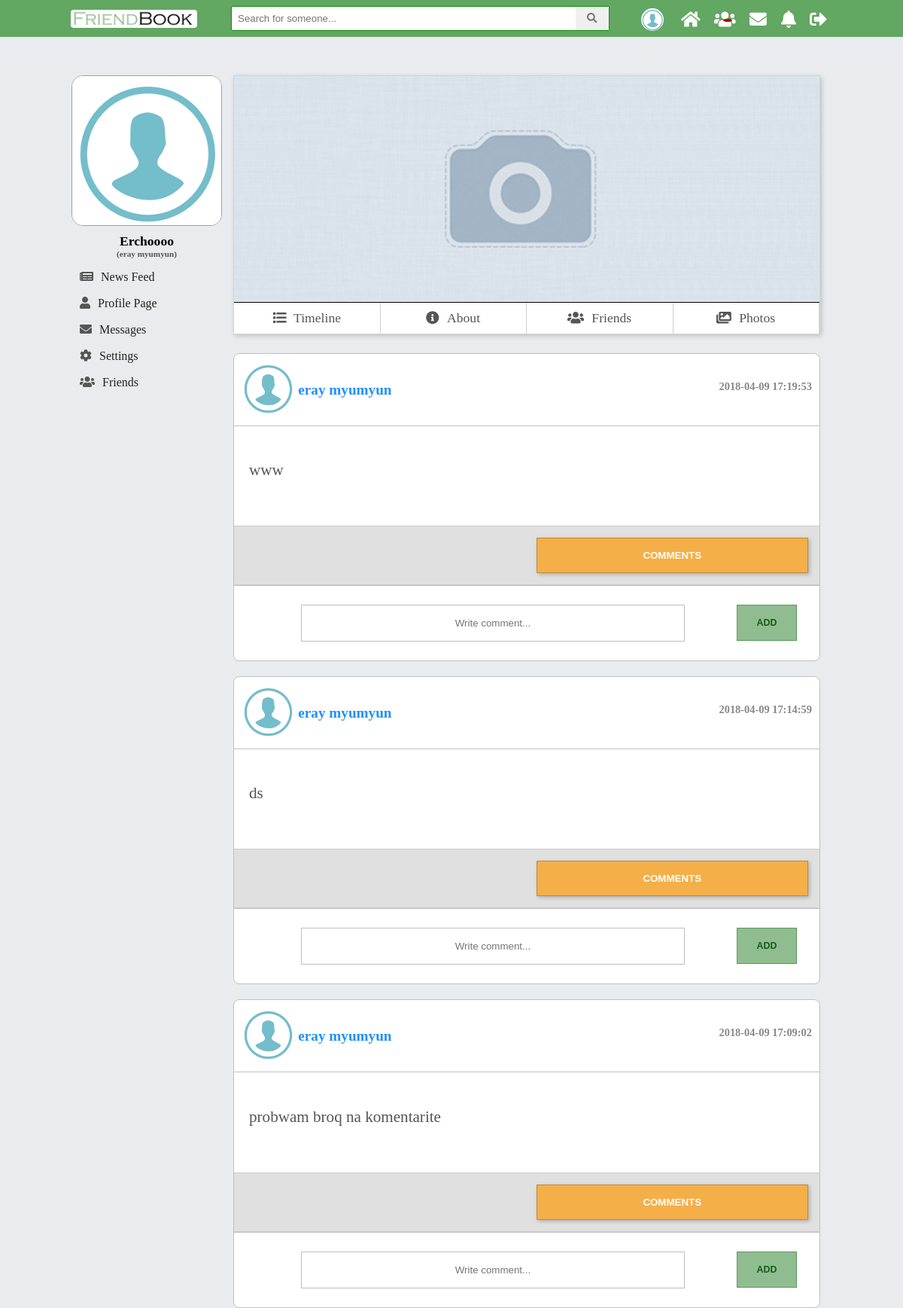
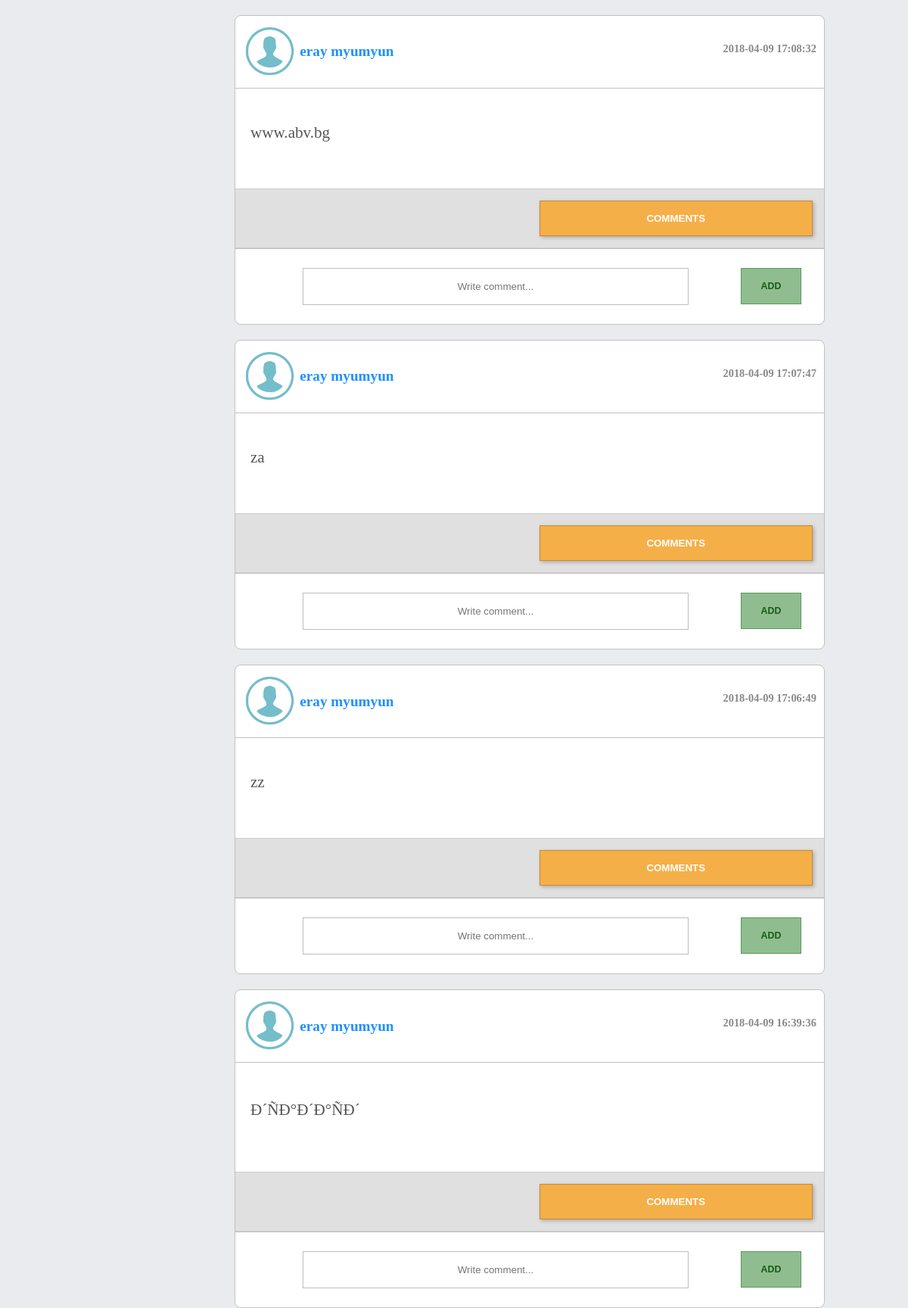
/V2.0/view/profile.php?id=4 (signed in, upper part), run on the app's committed database (2 pictures, top to bottom).
### tables this page shows
CREATE TABLE `users` (
  `id` int(11) NOT NULL,
  `first_name` varchar(45) DEFAULT NULL,
  `last_name` varchar(45) DEFAULT NULL,
  `email` varchar(100) NOT NULL,
  `password` varchar(150) NOT NULL,
  `reg_date` timestamp NOT NULL DEFAULT CURRENT_TIMESTAMP ON UPDATE CURRENT_TIMESTAMP,
  `gender` varchar(45) NOT NULL,
  `birthday` date NOT NULL,
  `relation_status` varchar(30) DEFAULT NULL,
  `profile_pic` varchar(200) NOT NULL,
  `profile_cover` varchar(200) NOT NULL,
  `description` varchar(500) DEFAULT NULL,
  `display_name` varchar(45) DEFAULT NULL,
  `country_id` int(11) DEFAULT NULL,
  `mobile_number` int(11) DEFAULT NULL,
  `www` varchar(100) DEFAULT NULL,
  `skype` varchar(50) DEFAULT NULL
);

CREATE TABLE `posts` (
  `id` int(11) NOT NULL,
  `description` text NOT NULL,
  `create_date` timestamp NOT NULL DEFAULT CURRENT_TIMESTAMP ON UPDATE CURRENT_TIMESTAMP,
  `edit_date` datetime DEFAULT NULL,
  `user_id` int(11) NOT NULL
);

### V2.0/model/users_dao.php (called while the page is built, shortened)
<?php
function getUserInfo($user_id) {
    $pdo = $GLOBALS['pdo'];
    $statement = $pdo->prepare("SELECT profile_pic, profile_cover, id, first_name, last_name
                                FROM users
                                WHERE users.id = ?
                                ");
    $statement->execute(array($user_id));
    $result = $statement->fetch(PDO::FETCH_ASSOC);
    return $result;
}

### V2.0/model/posts_dao.php (called while the page is built, shortened)
<?php
function getOwnPosts($user_id) {
    $pdo = $GLOBALS['pdo'];
    $statement = $pdo->prepare("SELECT posts.id AS post_id, posts.description, posts.create_date, users.id AS user_id, users.first_name, users.last_name, users.profile_pic, users.profile_cover,users.gender
                                FROM posts
                                JOIN users ON posts.user_id = users.id
                                WHERE users.id = ?
                                ORDER BY posts.create_date DESC;");
    $statement->execute(array($user_id));
    $result = $statement->fetchAll(PDO::FETCH_ASSOC);
    return $result;
}

### V2.0/include/modules/profile_feed_posts.php (the view, shortened to what this page needs)
<div id="newsfeed">
    <?php
    if (isset($_GET['id'])) {
        $allPosts = getOwnPosts($_GET['id']);
    }
    else {
        $allPosts = getOwnPosts($_SESSION['logged']['id']);
    }
    foreach ($allPosts as $post) {?>
        <div class="post">
            <div class="user_info">
                <div class="icon"><img src="<?php echo $post['profile_pic']; ?>" alt="icon" class="img-rounded center-block"></div>
                <div class="name"><a href="profile.php?id=<?php echo $post['user_id']?>" class="<?php echo ($post['gender'] == 'female') ? "female" : "male"?>"><?php echo $post["first_name"] . " " . $post["last_name"]; ?></a></div>
                <div class="date"><?php echo $post['create_date']; ?></div>
            </div>
            <div class="description">
                <p><?php echo $post["description"]; ?></p>
            </div>
            <div class="post_navigation">
                <div class="like-container" id="like-container<?php echo $post['post_id']?>">
                </div>
                <div class="comments-buttons">
                    <button onclick="displayComments(<?php echo $post['post_id']?>)" type="button" class="display_comments" name="button" id="comment_btn<?php echo $post['post_id']?>">COMMENTS</button>
                </div>
            </div>
            <div class="add-comment-div">
                <input type="text" placeholder="Write comment..." class="comment-textarea<?= $post['post_id'] ?>" name="comment_description">
                <button id="add<?php echo $post['post_id']?>" class="mini-btn">add</button>
            </div>
        </div>
    <?php }?>
</div>

### V2.0/view/profile.php (shortened to what this page needs)
<?php
    require_once "../include/header.php";
    require_once  "../include/mainHeader.php";
    require_once "../model/users_dao.php";
    require_once "../model/posts_dao.php";
    if(isset($_GET['id'])){
        $userIdInfo = getUserInfo(htmlentities($_GET['id']));
        $profileCover = $userIdInfo["profile_cover"];
        $allPosts = getOwnPosts($_GET['id']);
    }
    else{
        $profilePic = $_SESSION["logged"]["profile_pic"];
        $profileCover = $_SESSION["logged"]["profile_cover"];
        $allPosts = getOwnPosts($_SESSION["logged"]["id"]);
    }
?>
    <div id="left-col-grid">
        <div class="lwrap">
            <?php
            require_once  "../include/modules/leftProfileInfo.php";
            require_once  "../include/modules/leftNav.php";
            ?>
        </div>
    </div>
    <div id="content-grid">
        <div id="profileHolder">
            <div id="cover">
                <img  id="cover_img" src="<?php echo $profileCover; ?>" alt="user cover picture">
            </div>
            <?php require_once '../include/profile_nav.php'; ?>
        </div>
        <div id="timeline">
            <?php require_once '../include/modules/profile_feed_posts.php'; ?>
        </div>
    </div>
<?php
    require_once "../include/mainFooter.php";
    require_once "../include/footer.php";
?>

### V2.0/assets/css/comment_module.css (style rules this page uses)
div.icon img { height: 70px; }
div.date { float: right; top: 25px; position: relative; font-size: 0.9rem; }
.user_info { color: #888; font-weight: bold; padding: 10px; font-size: 1.2em; border-bottom: 1px solid #c1c1c1; }
.description p { font-size: 1.1em; color: #555; }
.post_navigation { display: grid; grid-template-columns: 1fr 1fr; grid-gap: 25px; margin: 15px 0px 0; background: #e0e0e0; padding: 15px; border-top: 1px solid #cdcdcd; border-bottom: 1px solid #cdcdcd; }
.name, .icon { display: inline-block; vertical-align: middle; font-size: 1.2rem; }
.description { padding: 25px 20px; font-size: 1.2rem; }
input[type="text"] { padding: 16px; width: 70%; box-sizing: border-box; }
.comments-buttons button { background: #f5af48; color: white; font-weight: bold; font-family: arial; border: 1px solid #c18a38; transition: background 0.4s ease-in-out; cursor: pointer; }
.like-button, .dislike-button, .comments-buttons button { padding: 15px; width: 100%; box-shadow: 2px 2px 5px #0000003b; }

### V2.0/assets/css/main.css (style rules this page uses)
body { font-size: 1.1em; padding: 0; background-color: #e9ebee; margin: 0; padding-top: 50px; }
#left-col-grid { grid-area: left; }
#content-grid { grid-area: main; }
#left-col-grid { box-sizing: border-box; position: relative; width: 200px; }
#left-col-grid > *,#right-col-grid > * { position: fixed; width: inherit; }
.post { background: white; border-radius: 8px; box-sizing: border-box; margin: 20px 0; position: relative; border: 1px solid #c1c1c1; }
.mini-btn { padding: 10px 0; width: 100%; max-width: 100px; text-transform: uppercase; font-weight: bold; font-size: 0.7em; color: #175a17; margin: 0 5px; border-radius: inherit; float: right; cursor: pointer; transition: background 0.3s ease-in-out, color 0.3s ease-in-out; background: #90bd90; vertical-align: middle; border: 1px solid #569a56; }
.add-comment-div { width: 100%; text-align: center; padding: 25px; border-top: 1px solid #c1c1c1; box-sizing: border-box; }
.male { color: dodgerblue !important; text-decoration: none; }
div#cover { position: relative; height: 300px; width: 100%; overflow: hidden; }
div#profileHolder { background: white; box-shadow: 2px 2px 6px #00000030; border: 1px solid #0000002b; box-sizing: border-box; margin-bottom: 25px; }
.add-comment-div input { width: 85%; padding: 10px 0px; text-align: center; border: 1px solid #55555561; transition: background 0.3s ease-in-out, padding 0.4s ease-in-out; }
.add-comment-div button { width: 11%; padding: 16px 0 !important; }
.like-container { position: relative; }
div.icon img { height: 70px; }
.description p { font-size: 1.1em; color: #555; }
.post_navigation { display: grid; grid-template-columns: 1fr 1fr; grid-gap: 25px; margin: 15px 0px 0; background: #e0e0e0; padding: 15px; border-top: 1px solid #c1c1c1; border-bottom: 1px solid #c1c1c1; }
input[name="comment_description"] { padding: 10px; width: 85%; box-sizing: border-box; }
img#cover_img { width: 100%; max-width: 778px; }
div#timeline { display: block; }

### data on the page
users: profile_cover (placeholder picture)
posts: user.profile_pic (placeholder picture), user.first_name "eray", user.last_name "myumyun", create_date "2018-04-09 17:19:53", description "www"
posts: user.profile_pic (placeholder picture), user.first_name "eray", user.last_name "myumyun", create_date "2018-04-09 17:14:59", description "ds"
posts: user.profile_pic (placeholder picture), user.first_name "eray", user.last_name "myumyun", create_date "2018-04-09 17:09:02", description "probwam broq na komentarite"
posts: user.profile_pic (placeholder picture), user.first_name "eray", user.last_name "myumyun", create_date "2018-04-09 17:08:32", description "www.abv.bg"
posts: user.profile_pic (placeholder picture), user.first_name "eray", user.last_name "myumyun", create_date "2018-04-09 17:07:47", description "za"
posts: user.profile_pic (placeholder picture), user.first_name "eray", user.last_name "myumyun", create_date "2018-04-09 17:06:49", description "zz"
posts: user.profile_pic (placeholder picture), user.first_name "eray", user.last_name "myumyun", create_date "2018-04-09 16:39:36", description "Ð´ÑÐ°Ð´Ð°ÑÐ´"

### other printed values
$_SESSION['logged']["display_name"] "Erchoooo"
$_SESSION['logged']["full_name"] "eray myumyun"
